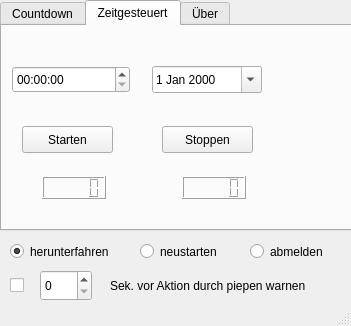
<?xml version="1.0" encoding="UTF-8"?>
<ui version="4.0">
 <class>MainWindow</class>
 <widget class="QMainWindow" name="MainWindow">
  <property name="geometry">
   <rect>
    <x>0</x>
    <y>0</y>
    <width>351</width>
    <height>326</height>
   </rect>
  </property>
  <property name="windowTitle">
   <string>MainWindow</string>
  </property>
  <widget class="QWidget" name="centralWidget">
   <widget class="QTabWidget" name="tabWidget">
    <property name="geometry">
     <rect>
      <x>0</x>
      <y>0</y>
      <width>401</width>
      <height>231</height>
     </rect>
    </property>
    <property name="whatsThis">
     <string>&lt;html&gt;&lt;head/&gt;&lt;body&gt;&lt;p&gt;Countdown&lt;/p&gt;&lt;/body&gt;&lt;/html&gt;</string>
    </property>
    <property name="currentIndex">
     <number>1</number>
    </property>
    <widget class="QWidget" name="tab_main">
     <attribute name="title">
      <string>Countdown</string>
     </attribute>
     <widget class="QLCDNumber" name="lcdNumber">
      <property name="geometry">
       <rect>
        <x>70</x>
        <y>150</y>
        <width>131</width>
        <height>23</height>
       </rect>
      </property>
      <property name="layoutDirection">
       <enum>Qt::LeftToRight</enum>
      </property>
     </widget>
     <widget class="QPushButton" name="pushButton_2">
      <property name="geometry">
       <rect>
        <x>170</x>
        <y>100</y>
        <width>91</width>
        <height>27</height>
       </rect>
      </property>
      <property name="layoutDirection">
       <enum>Qt::RightToLeft</enum>
      </property>
      <property name="text">
       <string>Stoppen</string>
      </property>
     </widget>
     <widget class="QPushButton" name="pushButton">
      <property name="geometry">
       <rect>
        <x>30</x>
        <y>100</y>
        <width>91</width>
        <height>27</height>
       </rect>
      </property>
      <property name="text">
       <string>Starten</string>
      </property>
     </widget>
     <widget class="QTimeEdit" name="timeEdit_2">
      <property name="geometry">
       <rect>
        <x>30</x>
        <y>40</y>
        <width>118</width>
        <height>27</height>
       </rect>
      </property>
      <property name="currentSection">
       <enum>QDateTimeEdit::HourSection</enum>
      </property>
      <property name="displayFormat">
       <string>HH:mm:ss</string>
      </property>
     </widget>
    </widget>
    <widget class="QWidget" name="timecontrol">
     <attribute name="title">
      <string>Zeitgesteuert</string>
     </attribute>
     <widget class="QPushButton" name="pushButton_3">
      <property name="geometry">
       <rect>
        <x>20</x>
        <y>100</y>
        <width>91</width>
        <height>27</height>
       </rect>
      </property>
      <property name="text">
       <string>Starten</string>
      </property>
     </widget>
     <widget class="QPushButton" name="pushButton_4">
      <property name="geometry">
       <rect>
        <x>160</x>
        <y>100</y>
        <width>91</width>
        <height>27</height>
       </rect>
      </property>
      <property name="layoutDirection">
       <enum>Qt::RightToLeft</enum>
      </property>
      <property name="text">
       <string>Stoppen</string>
      </property>
     </widget>
     <widget class="QLCDNumber" name="lcdNumber_2">
      <property name="geometry">
       <rect>
        <x>40</x>
        <y>150</y>
        <width>64</width>
        <height>23</height>
       </rect>
      </property>
     </widget>
     <widget class="QLCDNumber" name="lcdNumber_3">
      <property name="geometry">
       <rect>
        <x>180</x>
        <y>150</y>
        <width>64</width>
        <height>23</height>
       </rect>
      </property>
     </widget>
     <widget class="QTimeEdit" name="timeEdit">
      <property name="geometry">
       <rect>
        <x>10</x>
        <y>40</y>
        <width>118</width>
        <height>27</height>
       </rect>
      </property>
      <property name="calendarPopup">
       <bool>false</bool>
      </property>
     </widget>
     <widget class="QDateEdit" name="dateEdit">
      <property name="geometry">
       <rect>
        <x>150</x>
        <y>40</y>
        <width>110</width>
        <height>27</height>
       </rect>
      </property>
      <property name="calendarPopup">
       <bool>true</bool>
      </property>
     </widget>
    </widget>
    <widget class="QWidget" name="about">
     <attribute name="title">
      <string>Über</string>
     </attribute>
    </widget>
   </widget>
   <widget class="QRadioButton" name="radioButton">
    <property name="geometry">
     <rect>
      <x>10</x>
      <y>240</y>
      <width>121</width>
      <height>23</height>
     </rect>
    </property>
    <property name="acceptDrops">
     <bool>false</bool>
    </property>
    <property name="text">
     <string>herunterfahren</string>
    </property>
    <property name="checked">
     <bool>true</bool>
    </property>
   </widget>
   <widget class="QRadioButton" name="radioButton_2">
    <property name="geometry">
     <rect>
      <x>140</x>
      <y>240</y>
      <width>121</width>
      <height>23</height>
     </rect>
    </property>
    <property name="text">
     <string>neustarten</string>
    </property>
   </widget>
   <widget class="QRadioButton" name="radioButton_3">
    <property name="geometry">
     <rect>
      <x>250</x>
      <y>240</y>
      <width>121</width>
      <height>23</height>
     </rect>
    </property>
    <property name="text">
     <string>abmelden</string>
    </property>
   </widget>
   <widget class="QCheckBox" name="checkBox">
    <property name="geometry">
     <rect>
      <x>10</x>
      <y>270</y>
      <width>21</width>
      <height>31</height>
     </rect>
    </property>
    <property name="text">
     <string/>
    </property>
   </widget>
   <widget class="QSpinBox" name="spinBox">
    <property name="geometry">
     <rect>
      <x>40</x>
      <y>270</y>
      <width>52</width>
      <height>31</height>
     </rect>
    </property>
   </widget>
   <widget class="QLabel" name="label_4">
    <property name="geometry">
     <rect>
      <x>110</x>
      <y>270</y>
      <width>221</width>
      <height>31</height>
     </rect>
    </property>
    <property name="text">
     <string>Sek. vor Aktion durch piepen warnen</string>
    </property>
   </widget>
  </widget>
  <widget class="QStatusBar" name="statusBar"/>
 </widget>
 <layoutdefault spacing="6" margin="11"/>
 <resources/>
 <connections/>
</ui>
